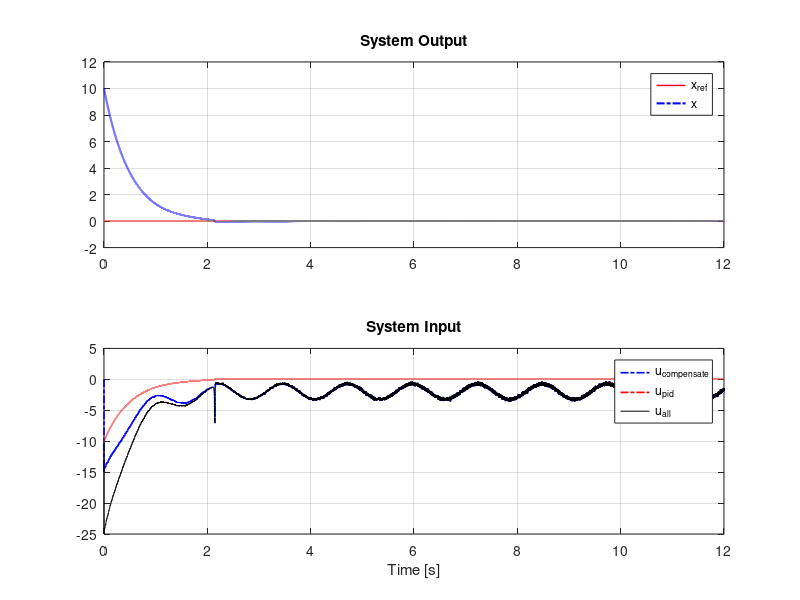
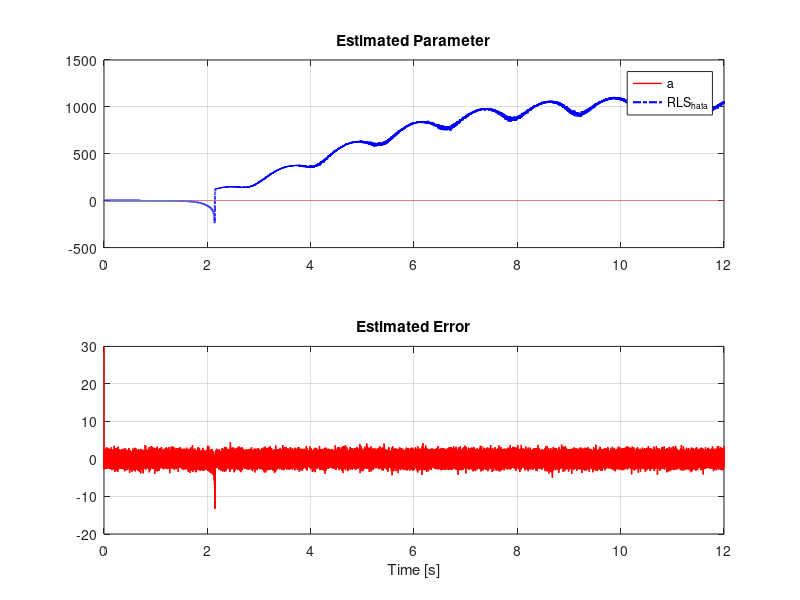
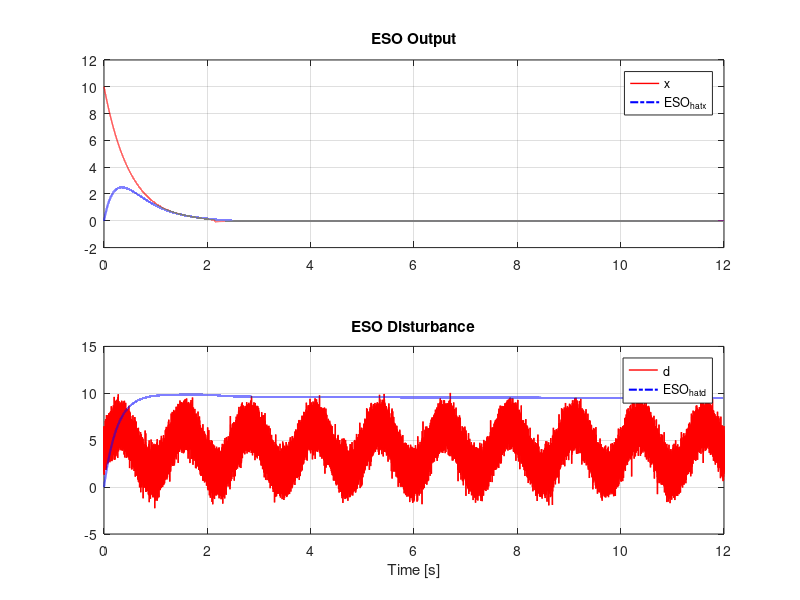
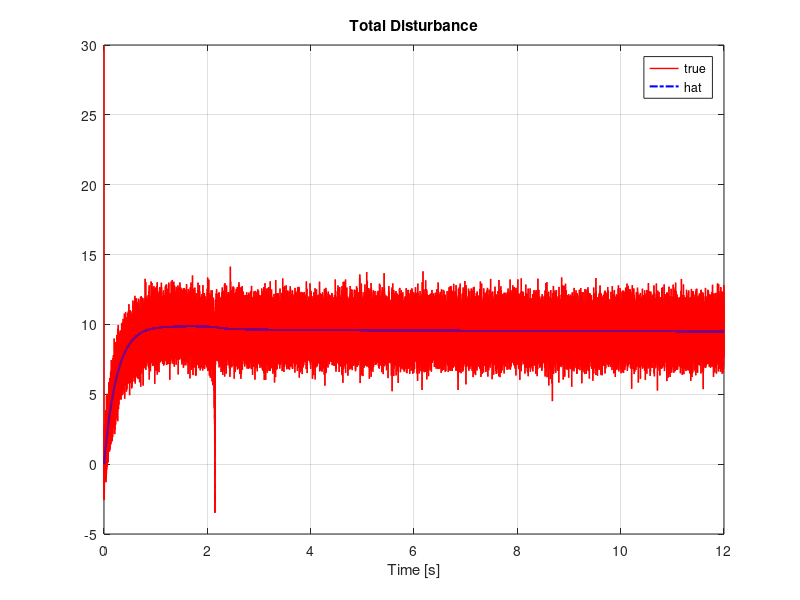

MATLAB code for these plots, in order:
% System Model
%
%   dx(t)/dt = a(t)*x(t) + b(t)*u(t) + d(t),
%   x(0) = 10;
%   da(t)/dt = 0.05*sin(3t) + w1(t),
%   a(0) = 2.5;
%   b(t) = 2;
%   d(t) = 1.5*sin(t) + 1 + 2*w2(t);
%   where w1(t), w2(t) ~ N(0,1);
%

%% Clear and Start Clocking
clc; clear; close all; tic;

%% Preprare Simulation

% the differential step size
dt = 0.0001; N = 120000;

% preallocation
xref = zeros(1,N+2);
u_compensate = zeros(1,N+2); u_pid = zeros(1,N+2); u_all = zeros(1,N+2);
a = zeros(1,N+2); b = zeros(1,N+2); d = zeros(1,N+2);
dx_dt = zeros(1,N+2); x = zeros(1,N+2);
RLS_output = zeros(1,N+2); RLS_regressor = zeros(1,N+2); 
RLS_error = zeros(1,N+2);
RLS_g = zeros(1,N+2); RLS_P = zeros(1,N+2); 
RLS_hata = zeros(1,N+2);
ESO_error = zeros(1,N+2); 
ESO_hatdx_dt = zeros(1,N+2); ESO_hatdd_dt = zeros(1,N+2);
ESO_hatx = zeros(1,N+2); ESO_hatd = zeros(1,N+2);

% the true parameters
a(1) = 2.5; b_N = 2;

% the tunable parameters of RLS estimator
lambda = 0.985; RLS_P(1) = 100; 
RLS_hata(1) = 0;

% the tunable parameters of ESO
pole_tuning = 2; k1 = 2*pole_tuning; k2 = pole_tuning^2;
ESO_hatx(1) = 0; ESO_hatd(1) = 0;

% the tunable parameters of PID
kp = 2; ki = 0; kd = 0;

% the initial value
x(1) = 10;

for k = 1:N+1
    
    %% Reference
    xref(k) = 0;
    
    %% Controller
    u_compensate(k) = ( -RLS_hata(k)*x(k)-ESO_hatd(k) )/b_N;
    u_pid(k) = ( kp*(xref(k)-x(k)) )/b_N;
    u_all(k) = u_pid(k)+u_compensate(k);
    
    %% System
    % time-varying parameter
    a(k+1) = a(k) + dt*( 1*randn+0.5*sin(3*dt*k) );
    % disturbance
    d(k) = 2.5*sin(5*dt*k) + 4 + 1*randn;
    % dynamics
    dx_dt(k) = a(k)*x(k) + b_N*u_all(k) + d(k);
    x(k+1) = x(k) + dt*dx_dt(k);
    
    %% RLS
    RLS_output(k) = dx_dt(k) - b_N*u_all(k) - ESO_hatd(k); 
    RLS_regressor(k) = x(k);
    RLS_error(k) = RLS_output(k) - RLS_hata(k)*RLS_regressor(k);
    RLS_g(k) = RLS_P(k)*RLS_regressor(k)*( lambda + RLS_regressor(k)'*RLS_P(k)*RLS_regressor(k) )^(-1);
    RLS_P(k+1) = lambda^(-1)*RLS_P(k) - RLS_g(k)*RLS_regressor(k)'*lambda^(-1)*RLS_P(k);
    RLS_hata(k+1) = RLS_hata(k) + RLS_error(k)*RLS_g(k);
    
    %% ESO
    ESO_error(k) = x(k) - ESO_hatx(k);
    ESO_hatdx_dt(k) = RLS_hata(k)*x(k) + b_N*u_all(k) + ESO_hatd(k) + k1*ESO_error(k);
    ESO_hatdd_dt(k) = k2*ESO_error(k);
    ESO_hatx(k+1) = ESO_hatx(k) + dt*ESO_hatdx_dt(k);
    ESO_hatd(k+1) = ESO_hatd(k) + dt*ESO_hatdd_dt(k);
    
    %% Compute External Variables
    true_total_disturbance(k) = a(k)*x(k) + d(k) - RLS_hata(k)*x(k);
    hat_total_disturbance(k) = ESO_hatd(k); 
    
end

%% Prepare Plot
index_loop = 1:N+1; index_time = ( index_loop-1 )*dt; index_data = index_loop;

%% Plot Output
figure('name','System')
subplot(2,1,1); 
plot(index_time, xref(index_data), 'r-', 'linewidth', 1); hold on;
plot(index_time, x(index_data), 'b-.', 'linewidth', 1.5); grid on; 
title('System Output'); legend('x_{ref}', 'x')
subplot(2,1,2); 
plot(index_time, u_compensate(index_data), 'b-.', 'linewidth', 1.2); hold on;
plot(index_time, u_pid(index_data), 'r-.', 'linewidth', 1.2); hold on;
plot(index_time, u_all(index_data), 'k-', 'linewidth', 0.4); grid on; 
title('System Input'); legend('u_{compensate}', 'u_{pid}', 'u_{all}');
xlabel('Time [s]'); 

%% Plot RLS Results
figure('name','RLS')
subplot(2,1,1); 
plot(index_time, a(index_data), 'r-', 'linewidth', 1); hold on;
plot(index_time, RLS_hata(index_data), 'b-.', 'linewidth', 1.5); grid on;
title('Estimated Parameter'); legend('a', 'RLS_{hata}');
subplot(2,1,2); 
plot(index_time, RLS_error(index_data), 'r-', 'linewidth', 1); grid on;
title('Estimated Error'); 
xlabel('Time [s]');

%% Plot ESO Results
figure('name','ESO')
subplot(2,1,1); 
plot(index_time, x(index_data), 'r-', 'linewidth', 1); hold on;
plot(index_time, ESO_hatx(index_data),'b-.', 'linewidth', 1.5); grid on;
title('ESO Output'); legend('x', 'ESO_{hatx}');
subplot(2,1,2); 
plot(index_time, d(index_data), 'r-', 'linewidth', 1); hold on; 
plot(index_time, ESO_hatd(index_data), 'b-.', 'linewidth', 1.5); grid on; 
title('ESO Disturbance'); legend('d','ESO_{hatd}'); 
xlabel('Time [s]'); 

%% Plot Total Disturbance
figure('name','Total Disturbance')
plot(index_time, true_total_disturbance(index_data), 'r-', 'linewidth', 1); hold on;
plot(index_time, hat_total_disturbance(index_data), 'b-.', 'linewidth', 1.5); grid on;
title('Total Disturbance'); legend('true', 'hat');
xlabel('Time [s]');

%% Show the total run time
toc